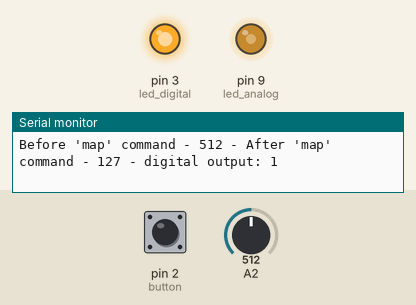
Recording of a sketch running on a simulated Arduino Uno, built with avr-gcc and run on an emulated ATmega328P. Shown: output pins drawn as LEDs (lit = HIGH), the last lines printed to the serial monitor. The inputs (shaded band) are chosen by the test bench; at power-on: A2 = 512, pin 2 (button) HIGH.

Above: at 1.2 s.
1.3 s: A2 set to 420
At 2.1 s:
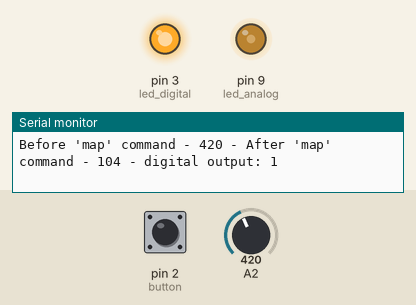
4.3 s: A2 set to 390
At 4.8 s:
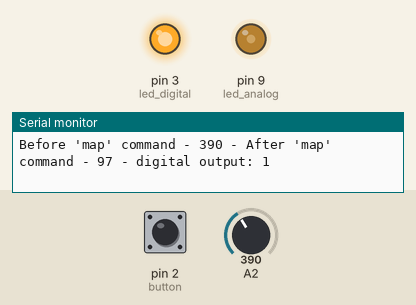
7.3 s: pin 2 (button) pulled LOW for 0.15 s
At 8.2 s:
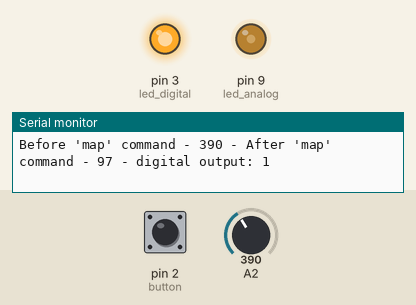
8.9 s: A2 set to 1023
At 10.0 s:
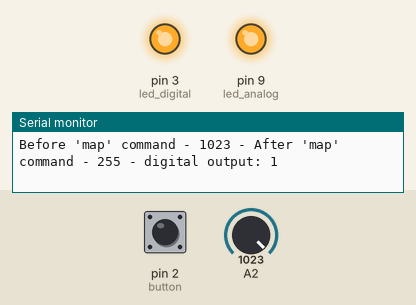
10.5 s: pin 2 (button) pulled LOW for 1 s
At 11.3 s:
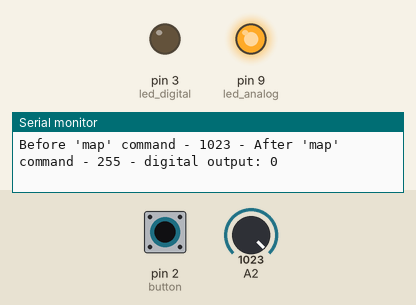
13.0 s: A2 set to 1010
At 13.8 s:
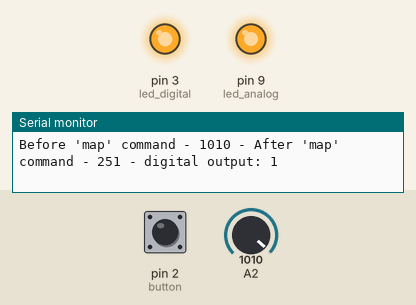
16.0 s: A2 set to 988
Timing chart, 0 to 19.0 s (numbered marks = the images above; inputs shaded):
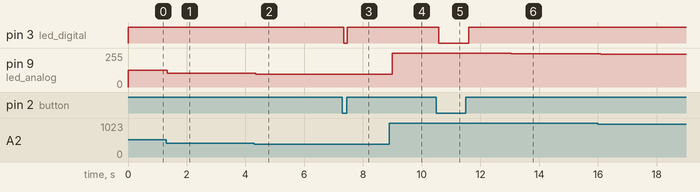

Measured:
- after the input at 1.3 s, pin 9 (led_analog): 127/255 → 104/255 at once
- after the input at 4.3 s, pin 9 (led_analog): 104/255 → 97/255 after 0.05 s
- after the input at 7.3 s, pin 3 (led_digital): HIGH → LOW after 0.05 s, → HIGH 0.11 s later
- after the input at 8.9 s, pin 9 (led_analog): 97/255 → 255/255 after 0.10 s
- after the input at 10.5 s, pin 3 (led_digital): HIGH → LOW after 0.08 s, → HIGH 1.0 s later
- after the input at 13.0 s, pin 9 (led_analog): 255/255 → 251/255 after 0.05 s
- after the input at 16.0 s, pin 9 (led_analog): 251/255 → 246/255 after 0.09 s

The sketch:

digital_analog.ino
```cpp
/*
  Program: digital_analog

  Developed by Miguel F. R. Calhabeu and Anderson Calhabeu
*/

////////////////////////////////////////// Constant Definitions //////////////////////////////////////////////////////////////

const int led_analog = 9;                      // Defines a constant of type "int" called "led_analog"

const int button = 2;                          // Defines a constant of type "int" called "button"

const int led_digital = 3;                     // Defines a constant of type "int" called "led_digital"

////////////////////////////////////////// Variable Definitions //////////////////////////////////////////////////////////////

int analog_input;                              // Defines a global variable of type "int" called "analog_input"

bool digital_output;                           // Defines a global variable of type "bool" called "digital_output"

////////////////////////////////////////////////////////////////////////////////////////////////////////////////////////////////

void setup() {

  pinMode(led_analog, OUTPUT);                 // Sets the "led_analog" pin as output - Used for the analog LED - Since "led_analog" is 9, sets pin 9 as output
  pinMode(button, INPUT_PULLUP);               // Sets the "button" pin as input with internal pull-up resistor - Used for button reading - Since "button" is 2, sets pin 2 as input
  pinMode(led_digital, OUTPUT);                // Sets the "led_digital" pin as output - Used for the digital LED - Since "led_digital" is 3, sets pin 3 as output
  Serial.begin(9600);                          // Starts serial communication at 9600 bps. Syntax: Serial.begin(speed)

}

void loop() {

  ///////////////////////////////////////// Analog Inputs and Outputs /////////////////////////////////////////////////////////

  analog_input = analogRead(A2);               // Reads the analog input from pin A2 and stores the value in "analog_input"
  Serial.print("Before 'map' command - ");     // Sends the message "Before 'map' command" to the serial monitor
  Serial.print(analog_input);                  // Sends the value of "analog_input" to the serial monitor
  analog_input = map(analog_input, 0, 1023, 0 , 255); // Maps a number from one range to another. Syntax: map(value, fromLow, fromHigh, toLow, toHigh)
  Serial.print(" - After 'map' command - ");   // Sends the message "After 'map' command" to the serial monitor
  Serial.print(analog_input);                  // Sends the mapped value of "analog_input" to the serial monitor
  analogWrite(led_analog, analog_input);       // Sends the value of "analog_input" to the "led_analog" pin. Syntax: analogWrite(pin, value)

  //////////////////////////////////////// Digital Inputs and Outputs /////////////////////////////////////////////////////////

  Serial.print(" - digital output: ");         // Sends the message " - digital output: " to the serial monitor
  digital_output = digitalRead(button);        // Reads the digital input from "button" and stores the value in "digital_output"
  Serial.println(digital_output);              // Sends the value of "digital_output" to the serial monitor and moves to the next line
  digitalWrite(led_digital, digital_output);   // Sends the value of "digital_output" to the "led_digital" pin. Syntax: digitalWrite(pin, value)

  /*                         Alternative commands to the two lines above. These allow skipping the "digital_output" variable
    Serial.println(led_digital);               // Directly sends the value of the expression " - digital output: " to the serial monitor
    digitalWrite(led_digital, digitalRead(button)); // Directly sends the value of the "button" input to the "led_digital" pin. Syntax: digitalWrite(pin, value)
  */

  delay(100);                                  // Pauses the program for 100 milliseconds. Syntax: delay(milliseconds)

}
```
